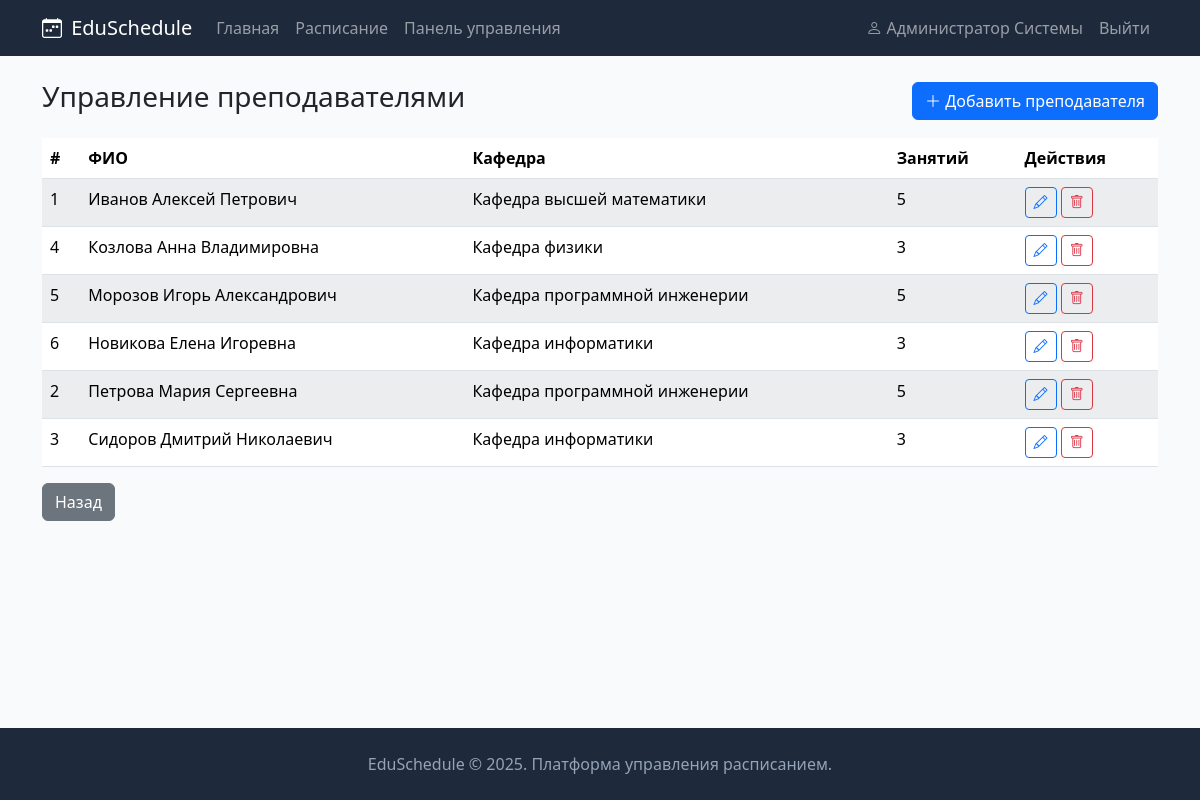
The page /admin/teachers (signed in) on the database its author committed.
### app/models.py (models this page shows, shortened)
class User(db.Model, UserMixin):
    __tablename__ = 'users'
    id = db.Column(db.Integer, primary_key=True)
    username = db.Column(db.String(80), unique=True, nullable=False)
    password_hash = db.Column(db.String(256), nullable=False)
    full_name = db.Column(db.String(150), nullable=False)
    email = db.Column(db.String(120), unique=True, nullable=False)
    role = db.Column(db.String(20), nullable=False, default='student')
    group_id = db.Column(db.Integer, db.ForeignKey('groups.id'), nullable=True)
    created_at = db.Column(db.DateTime, default=datetime.utcnow)

class Teacher(db.Model):
    __tablename__ = 'teachers'
    id = db.Column(db.Integer, primary_key=True)
    full_name = db.Column(db.String(150), nullable=False)
    department = db.Column(db.String(200))
    lessons = db.relationship('Lesson', backref='teacher', lazy=True, cascade='all, delete-orphan')

### app/routes.py (the view)
@app.route('/admin/teachers')
@login_required
@admin_required
def admin_teachers():
    teachers = Teacher.query.order_by(Teacher.full_name).all()
    return render_template('admin/teachers.html', teachers=teachers)

### app/models.py (called while the page is built)
@login_manager.user_loader
def load_user(user_id):
    return User.query.get(int(user_id))

### app/routes.py (called while the page is built)
def admin_required(f):
    @wraps(f)
    def wrapper(*args, **kwargs):
        if not current_user.is_authenticated or current_user.role != 'admin':
            flash('Доступ запрещён', 'danger')
            return redirect(url_for('index'))
        return f(*args, **kwargs)
    return wrapper

@app.context_processor
def inject_globals():
    return dict(days=DAYS, time_slots=TIME_SLOTS)

### app/templates/admin/teachers.html (shortened to what this page needs)
{% extends "base.html" %}
{% block content %}
<div class="d-flex justify-content-between align-items-center mb-3">
    <h3>Управление преподавателями</h3>
    <a href="{{ url_for('admin_teacher_add') }}" class="btn btn-primary">
        <i class="bi bi-plus-lg"></i> Добавить преподавателя
    </a>
</div>
<table class="table table-striped">
    <thead>
        <tr>
            <th>#</th>
            <th>ФИО</th>
            <th>Кафедра</th>
            <th>Занятий</th>
            <th>Действия</th>
        </tr>
    </thead>
    <tbody>
        {% for t in teachers %}
        <tr>
            <td>{{ t.id }}</td>
            <td>{{ t.full_name }}</td>
            <td>{{ t.department or '—' }}</td>
            <td>{{ t.lessons|length }}</td>
            <td>
                <a href="{{ url_for('admin_teacher_edit', id=t.id) }}" class="btn btn-sm btn-outline-primary">
                    <i class="bi bi-pencil"></i>
                </a>
                <form method="POST" action="{{ url_for('admin_teacher_delete', id=t.id) }}" class="d-inline"
                      onsubmit="return confirm('Удалить преподавателя?')">
                    <button type="submit" class="btn btn-sm btn-outline-danger">
                        <i class="bi bi-trash"></i>
                    </button>
                </form>
            </td>
        </tr>
        {% endfor %}
    </tbody>
</table>
<a href="{{ url_for('admin_dashboard') }}" class="btn btn-secondary">Назад</a>
{% endblock %}

### app/templates/base.html (shortened to what this page needs)
<!DOCTYPE html>
<html lang="ru">
<head>
    <link href="https://cdn.jsdelivr.net/npm/bootstrap@5.3.2/dist/css/bootstrap.min.css" rel="stylesheet">
    <link href="https://cdn.jsdelivr.net/npm/bootstrap-icons@1.11.1/font/bootstrap-icons.css" rel="stylesheet">
    <link href="{{ url_for('static', filename='css/style.css') }}" rel="stylesheet">
</head>
<body>
    <nav class="navbar navbar-expand-lg navbar-dark">
        <div class="container">
            <a class="navbar-brand" href="{{ url_for('index') }}">
                <i class="bi bi-calendar-week"></i> EduSchedule
            </a>
            <div class="collapse navbar-collapse" id="navbarNav">
                <ul class="navbar-nav me-auto">
                    <li class="nav-item">
                        <a class="nav-link" href="{{ url_for('index') }}">Главная</a>
                    </li>
                    <li class="nav-item">
                        <a class="nav-link" href="{{ url_for('schedule') }}">Расписание</a>
                    </li>
                    {% if current_user.is_authenticated and current_user.role == 'admin' %}
                    <li class="nav-item">
                        <a class="nav-link" href="{{ url_for('admin_dashboard') }}">Панель управления</a>
                    </li>
                    {% endif %}
                </ul>
                <ul class="navbar-nav">
                    {% if current_user.is_authenticated %}
                    <li class="nav-item">
                        <a class="nav-link" href="{{ url_for('profile') }}">
                            <i class="bi bi-person"></i> {{ current_user.full_name }}
                        </a>
                    </li>
                    <li class="nav-item">
                        <a class="nav-link" href="{{ url_for('logout') }}">Выйти</a>
                    </li>
                    {% endif %}
                </ul>
            </div>
        </div>
    </nav>
    <main class="container mt-4">
        {% block content %}{% endblock %}
    </main>
    <footer class="mt-5 py-4 text-center">
        <div class="container">
            <p class="mb-0">EduSchedule &copy; 2025. Платформа управления расписанием.</p>
        </div>
    </footer>
</body>
</html>

### app/static/css/style.css (style rules this page uses)
:root { --dark-bg: #1e293b; --dark-bg-hover: #334155; --body-bg: #f8fafc; --border-color: #e2e8f0; --text-muted-custom: #94a3b8; }
body { min-height: 100vh; display: flex; flex-direction: column; background-color: var(--body-bg); }
main { flex: 1; }
.navbar { background-color: var(--dark-bg) !important; }
.navbar-brand i { margin-right: 4px; }
footer { margin-top: auto; background-color: var(--dark-bg) !important; }
footer p { color: var(--text-muted-custom) !important; }
.table-striped > tbody > tr:nth-of-type(odd) > * { background-color: #f8fafc; }

### rows shown on the page
User: full_name "Администратор Системы"
Teacher: id "1", full_name "Иванов Алексей Петрович", department "Кафедра высшей математики", lessons|length "5"
Teacher: id "4", full_name "Козлова Анна Владимировна", department "Кафедра физики", lessons|length "3"
Teacher: id "5", full_name "Морозов Игорь Александрович", department "Кафедра программной инженерии", lessons|length "5"
Teacher: id "6", full_name "Новикова Елена Игоревна", department "Кафедра информатики", lessons|length "3"
Teacher: id "2", full_name "Петрова Мария Сергеевна", department "Кафедра программной инженерии", lessons|length "5"
Teacher: id "3", full_name "Сидоров Дмитрий Николаевич", department "Кафедра информатики", lessons|length "3"
